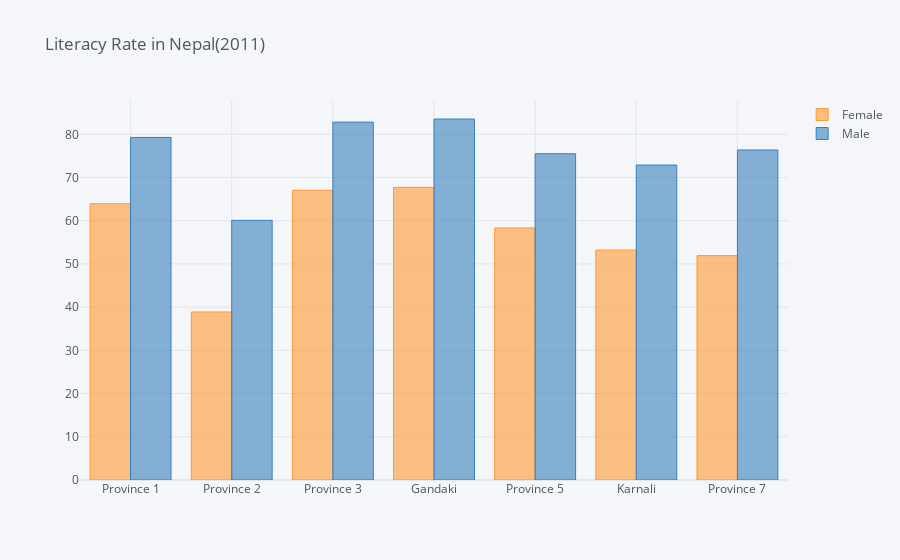

The notebook cell this image was saved under:
### Code cell
df1.iplot(x='Province',y=['Female','Male'], kind='bar', title='Literacy Rate in Nepal(2011)')

### Figure 1 — Plotly figure (JSON) as saved in the notebook; plotly's stock layout.template omitted (floating-point values rounded to 4 significant figures)
{"data": [{"marker": {"color": "rgba(255, 153, 51, 0.6)", "line": {"color": "rgba(255, 153, 51, 1.0)", "width": 1}}, "name": "Female", "orientation": "v", "text": "", "type": "bar", "x": ["Province 1", "Province 2", "Province 3", "Gandaki", "Province 5", "Karnali", "Province 7"], "y": [63.94, 38.88, 67.04, 67.72, 58.33, 53.21, 51.93]}, {"marker": {"color": "rgba(55, 128, 191, 0.6)", "line": {"color": "rgba(55, 128, 191, 1.0)", "width": 1}}, "name": "Male", "orientation": "v", "text": "", "type": "bar", "x": ["Province 1", "Province 2", "Province 3", "Gandaki", "Province 5", "Karnali", "Province 7"], "y": [79.27, 60.09, 82.82, 83.54, 75.5, 72.88, 76.37]}], "layout": {"legend": {"bgcolor": "#F5F6F9", "font": {"color": "#4D5663"}}, "paper_bgcolor": "#F5F6F9", "plot_bgcolor": "#F5F6F9", "title": {"font": {"color": "#4D5663"}, "text": "Literacy Rate in Nepal(2011)"}, "xaxis": {"gridcolor": "#E1E5ED", "showgrid": true, "tickfont": {"color": "#4D5663"}, "title": {"font": {"color": "#4D5663"}, "text": ""}, "zerolinecolor": "#E1E5ED"}, "yaxis": {"gridcolor": "#E1E5ED", "showgrid": true, "tickfont": {"color": "#4D5663"}, "title": {"font": {"color": "#4D5663"}, "text": ""}, "zerolinecolor": "#E1E5ED"}}}
